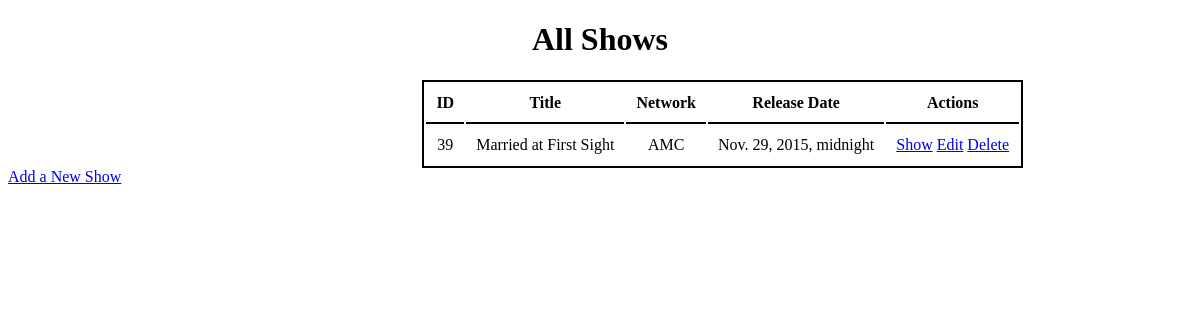
The app's page /shows, older data.
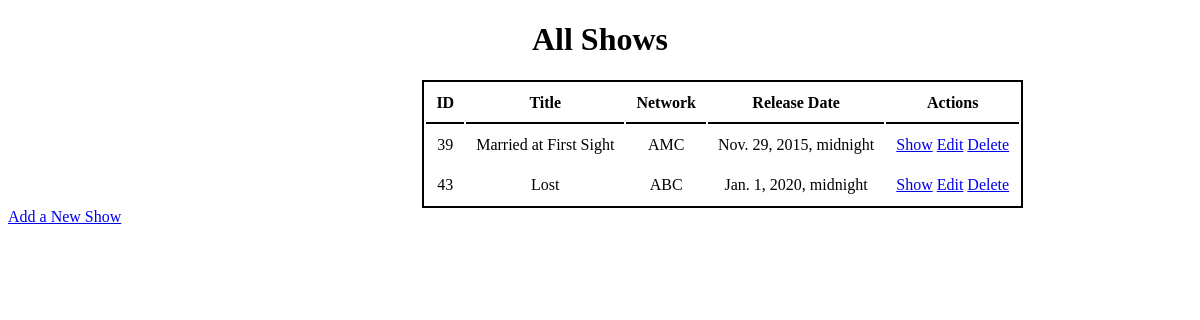
The same page, newer data.
### restful_app/models.py (models this page shows)
class Show(models.Model):
    title = models.CharField(max_length=45)
    network = models.CharField(max_length=45)
    release_date = models.DateTimeField()
    desc = models.TextField()
    created_at = models.DateTimeField(auto_now_add=True)
    updated_at = models.DateTimeField(auto_now=True)
    objects = ShowManager()

### restful_app/views.py (the view)
# urls.py: path('shows', views.shows),
def shows(request):
    context = {
        'shows': Show.objects.all()
    }
    return render(request, "shows.html", context)

### restful_app/templates/shows.html (shortened to what this page needs)
<!DOCTYPE html>
<html lang="en">
<head>
    {% load static %}
    <link rel="stylesheet" href="{% static 'shows.css' %}">
</head>
<body>
    <h1>All Shows</h1>
    <div id="table">
    <table>
        <tr">
            <th id="top_line">ID</th>
            <th id="top_line">Title</th>
            <th id="top_line">Network</th>
            <th id="top_line">Release Date</th>
            <th id="top_line">Actions</th>
        {% for show in shows %}
        <tr>
            <td>{{show.id}}</td>
            <td>{{show.title}}</td>
            <td>{{show.network}}</td>
            <td>{{show.release_date}}</td>
            <td>
                <a href="/shows_desc/{{show.id}}">Show</a>
                <a href="/shows/{{show.id}}/edit">Edit</a>
                <a href="/shows_delete/{{show.id}}/delete">Delete</a>
            </td>
        </tr>
        {% endfor %}
    </table>
    </div>
    <a href="/new_show">Add a New Show</a>
</body>
</html>

Row changes from the older to the newer data that the page shows:
added Show: id "43", title "Lost", network "ABC", release_date "Jan. 1, 2020, midnight"
